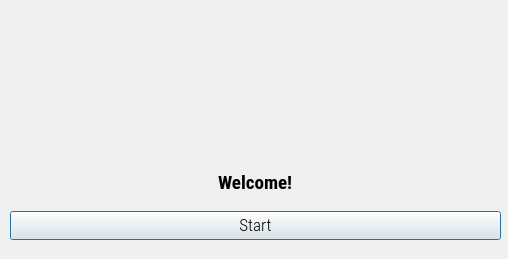
<?xml version="1.0" encoding="UTF-8"?>
<ui version="4.0">
 <class>Dialog</class>
 <widget class="QDialog" name="Dialog">
  <property name="geometry">
   <rect>
    <x>0</x>
    <y>0</y>
    <width>508</width>
    <height>259</height>
   </rect>
  </property>
  <property name="minimumSize">
   <size>
    <width>508</width>
    <height>259</height>
   </size>
  </property>
  <property name="maximumSize">
   <size>
    <width>508</width>
    <height>259</height>
   </size>
  </property>
  <property name="windowTitle">
   <string>Face Recognition Time Attendance App</string>
  </property>
  <property name="windowIcon">
   <iconset resource="resource.qrc">
    <normaloff>:/icon/icon.png</normaloff>:/icon/icon.png</iconset>
  </property>
  <widget class="QWidget" name="verticalLayoutWidget">
   <property name="geometry">
    <rect>
     <x>10</x>
     <y>160</y>
     <width>491</width>
     <height>80</height>
    </rect>
   </property>
   <layout class="QVBoxLayout" name="verticalLayout">
    <item>
     <layout class="QHBoxLayout" name="horizontalLayout">
      <item alignment="Qt::AlignHCenter">
       <widget class="QLabel" name="filelabel">
        <property name="font">
         <font>
          <family>Roboto Condensed</family>
          <pointsize>14</pointsize>
          <weight>75</weight>
          <bold>true</bold>
         </font>
        </property>
        <property name="text">
         <string>Welcome!</string>
        </property>
       </widget>
      </item>
     </layout>
    </item>
    <item>
     <widget class="QPushButton" name="runButton">
      <property name="font">
       <font>
        <family>Roboto Condensed Light</family>
        <pointsize>13</pointsize>
       </font>
      </property>
      <property name="text">
       <string>Start</string>
      </property>
     </widget>
    </item>
   </layout>
  </widget>
  <widget class="QLabel" name="label">
   <property name="geometry">
    <rect>
     <x>0</x>
     <y>20</y>
     <width>501</width>
     <height>121</height>
    </rect>
   </property>
   <property name="text">
    <string/>
   </property>
   <property name="pixmap">
    <pixmap>logo.png</pixmap>
   </property>
   <property name="scaledContents">
    <bool>true</bool>
   </property>
  </widget>
 </widget>
 <resources>
  <include location="resource.qrc"/>
 </resources>
 <connections/>
</ui>
